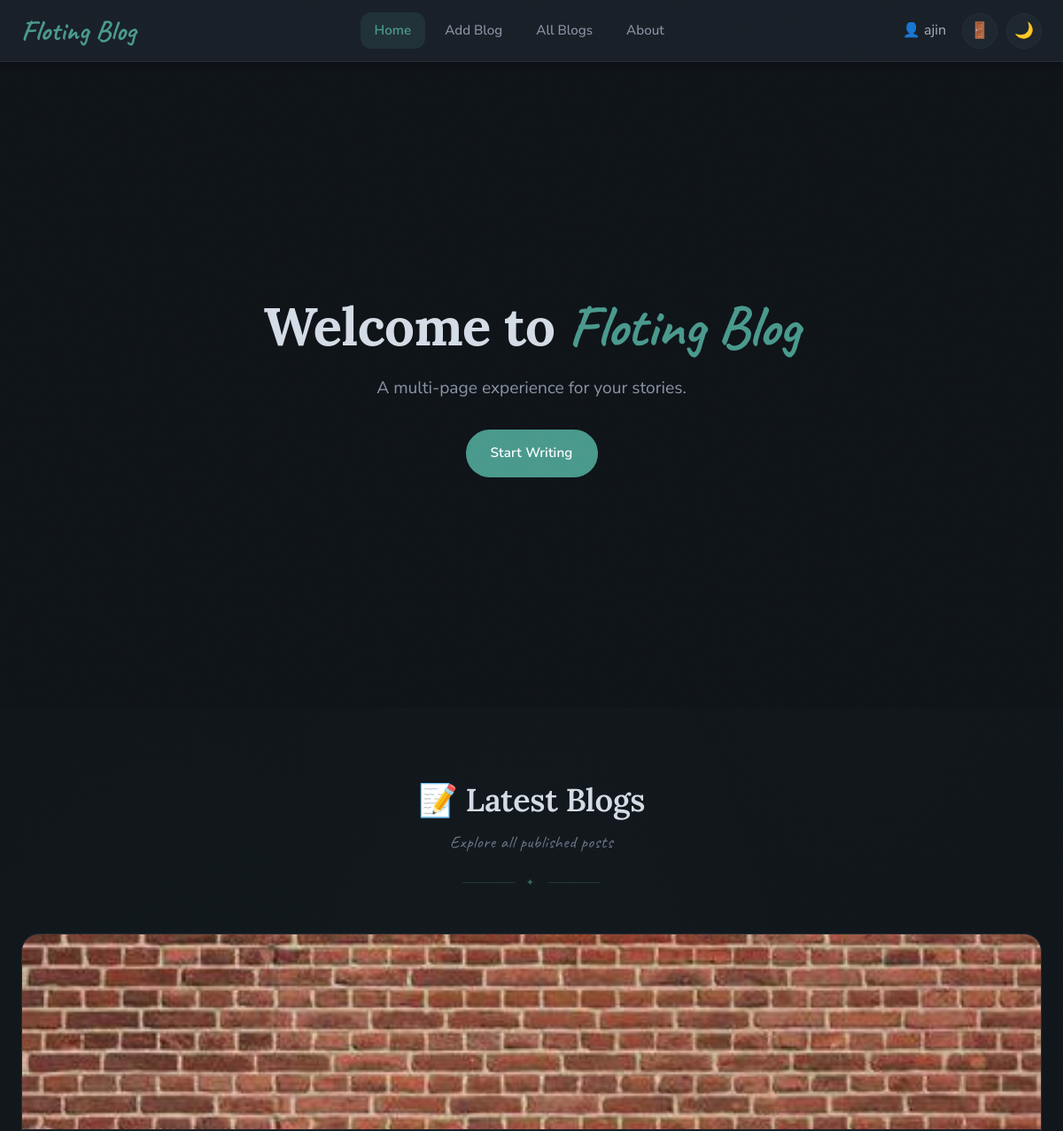
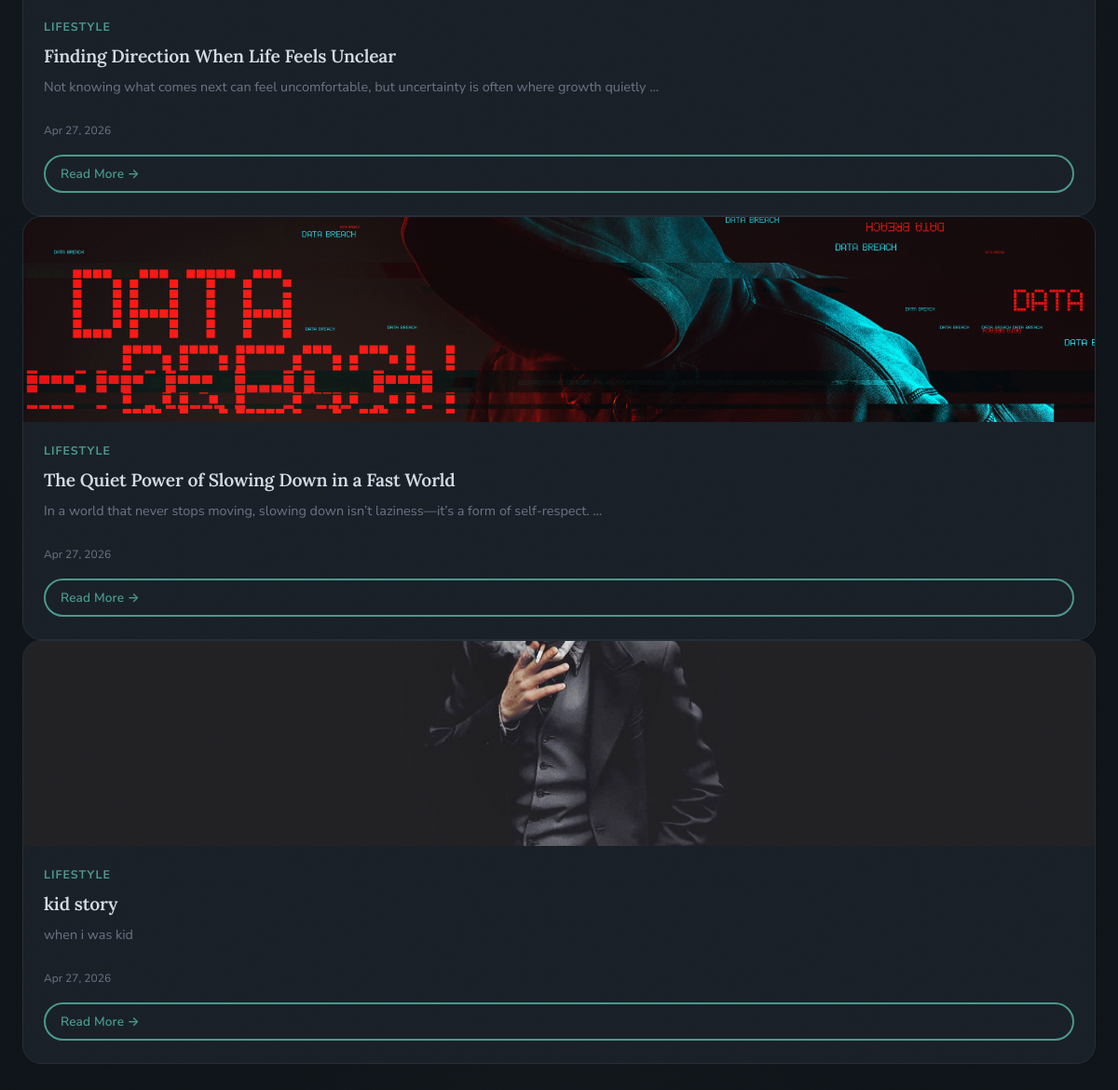
The page / (signed in) on the database its author committed (2 pictures, top to bottom).
### blog/models.py (models this page shows, shortened)
class Blog(models.Model):
    user = models.ForeignKey(User, on_delete=models.CASCADE)
    title = models.CharField(max_length=200)
    content = models.TextField()
    image = models.ImageField(upload_to='blog_images/', null=True, blank=True)
    author = models.CharField(max_length=100, default="Admin")
    category = models.CharField(max_length=50, default="General")
    excerpt = models.CharField(max_length=300, blank=True)
    tags = models.CharField(max_length=200, blank=True)
    created_at = models.DateTimeField(auto_now_add=True)

### blog/views.py (the view)
# urls.py: path('', views.home, name='home'),
def home(request):
    posts = Blog.objects.all().order_by('-created_at')
    return render(request, 'index.html', {'posts': posts})

### blog/templates/index.html
{% extends 'base.html' %}
{% block content %}
<main id="main-content">
    <section class="hero">
        <div class="hero-content">
            <h1>Welcome to <span class="accent-word">Floting Blog</span></h1>
            <p>A multi-page experience for your stories.</p>
            <a href="{% url 'add-blog' %}" class="btn btn-primary">Start Writing</a>
        </div>
    </section>
    <section class="section">
        <div class="container">
            <div class="section-header">
                <h2>📝 Latest Blogs</h2>
                <p class="subtitle">Explore all published posts</p>
                <div class="divider-boho">✦</div>
            </div>
            <div class="blog-grid">
                {% for post in posts %}
                <div class="card" style="cursor:pointer;"
                     onclick="window.location.href='{% url "blog-detail" post.id %}'">
                    {% if post.image %}
                        <img src="{{ post.image.url }}" class="card-image" alt="{{ post.title }}">
                    {% endif %}
                    <div class="card-body">
                        <span class="card-category">{{ post.category }}</span>
                        <h3 class="card-title">{{ post.title }}</h3>
                        <p class="card-excerpt">
                            {{ post.excerpt|truncatewords:15 }}
                        </p>
                        <p style="font-size:12px; color: var(--text-muted); margin-top:10px;">
                            {{ post.created_at|date:"M d, Y" }}
                        </p>
                        <a href="{% url 'blog-detail' post.id %}"
                           class="btn btn-outline btn-sm"
                           onclick="event.stopPropagation();">
                            Read More →
                        </a>
                    </div>
                </div>
                {% empty %}
                    <p>No blogs available</p>
                {% endfor %}
            </div>
        </div>
    </section>
</main>
{% endblock %}

### blog/templates/base.html (shortened to what this page needs)
{% load static %}
<!DOCTYPE html>
<html lang="en" data-theme="dark">
<head>
    <link rel="stylesheet" href='{% static "css/style.css"%}'>
</head>
<body>
    <nav class="nav-bar">
        <div class="nav-inner">
            <a href="{% url 'home' %}" class="nav-logo"><span class="logo-text">Floting Blog</span></a>
            <ul class="nav-links">
                <li><a href="{% url 'home' %}" class="active">Home</a></li>
                <li><a href="{% url 'add-blog' %}">Add Blog</a></li>
                <li><a href="{% url 'view-all' %}">All Blogs</a></li>
                <li><a href="{% url 'about' %}">About</a></li>
            </ul>
            <div class="nav-actions">
                {% if user.is_authenticated %}
                <span style="margin-right:8px;">👤 {{ user.username }}</span>
                <a href="{% url 'logout' %}" class="btn-icon">🚪</a>
                {% else %}
                <a href="{% url 'login' %}" class="btn-icon" alt="Login">🔐</a>
                {% endif %}
                <button class="btn-icon" id="themeToggle">🌙</button>
            </div>
        </div>
    </nav>
    {% block content %}
    {% endblock %}
</body>
</html>

### rows shown on the page
Blog: image (picture), category "LIFESTYLE", title "Finding Direction When Life Feels Unclear", excerpt "Not knowing what comes next can feel uncomfortable, but uncertainty is often where growth quietly …", created_at "Apr 27, 2026"
Blog: image (picture), category "LIFESTYLE", title "The Quiet Power of Slowing Down in a Fast World", excerpt "In a world that never stops moving, slowing down isn’t laziness—it’s a form of self-respect. …", created_at "Apr 27, 2026"
Blog: image (picture), category "LIFESTYLE", title "kid story", excerpt "when i was kid", created_at "Apr 27, 2026"

### other values the page prints
{{ user.username }} "ajin"
